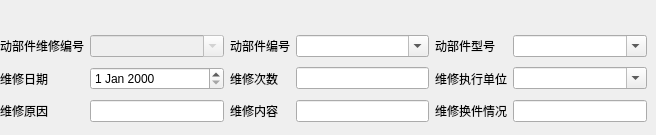
   <widget class="QWidget" name="tab_21">
    <attribute name="title">
     <string>动部件维修信息</string>
    </attribute>
    <widget class="QWidget" name="layoutWidget_21">
     <property name="geometry">
      <rect>
       <x>0</x>
       <y>31</y>
       <width>647</width>
       <height>95</height>
      </rect>
     </property>
     <layout class="QGridLayout" name="gridLayout_21">
      <item row="0" column="0">
       <widget class="QLabel" name="label_260">
        <property name="text">
         <string>&lt;html&gt;&lt;head/&gt;&lt;body&gt;&lt;p&gt;动部件维修编号&lt;/p&gt;&lt;/body&gt;&lt;/html&gt;</string>
        </property>
       </widget>
      </item>
      <item row="0" column="1">
       <widget class="QComboBox" name="_comboBoxMovepartServiceID_3">
        <property name="enabled">
         <bool>false</bool>
        </property>
        <property name="editable">
         <bool>true</bool>
        </property>
       </widget>
      </item>
      <item row="0" column="2">
       <widget class="QLabel" name="label_261">
        <property name="text">
         <string>&lt;html&gt;&lt;head/&gt;&lt;body&gt;&lt;p&gt;动部件编号&lt;/p&gt;&lt;/body&gt;&lt;/html&gt;</string>
        </property>
       </widget>
      </item>
      <item row="0" column="3">
       <widget class="QComboBox" name="_comboBoxMovepartServiceMovepartID_3">
        <property name="editable">
         <bool>true</bool>
        </property>
       </widget>
      </item>
      <item row="0" column="4">
       <widget class="QLabel" name="label_262">
        <property name="text">
         <string>&lt;html&gt;&lt;head/&gt;&lt;body&gt;&lt;p&gt;动部件型号&lt;/p&gt;&lt;/body&gt;&lt;/html&gt;</string>
        </property>
       </widget>
      </item>
      <item row="0" column="5">
       <widget class="QComboBox" name="_comboBoxMovepartServiceMovepartType_3">
        <property name="editable">
         <bool>true</bool>
        </property>
       </widget>
      </item>
      <item row="1" column="0">
       <widget class="QLabel" name="label_263">
        <property name="text">
         <string>维修日期</string>
        </property>
       </widget>
      </item>
      <item row="1" column="1">
       <widget class="QDateEdit" name="_dateEditMovepartServiceDate_3"/>
      </item>
      <item row="1" column="2">
       <widget class="QLabel" name="label_264">
        <property name="text">
         <string>维修次数</string>
        </property>
       </widget>
      </item>
      <item row="1" column="3">
       <widget class="QLineEdit" name="_editMovepartServiceNumber_3"/>
      </item>
      <item row="1" column="4">
       <widget class="QLabel" name="label_265">
        <property name="text">
         <string>维修执行单位</string>
        </property>
       </widget>
      </item>
      <item row="1" column="5">
       <widget class="QComboBox" name="_comboBoxMovepartServiceUnit_3">
        <property name="editable">
         <bool>true</bool>
        </property>
       </widget>
      </item>
      <item row="2" column="0">
       <widget class="QLabel" name="label_266">
        <property name="text">
         <string>维修原因</string>
        </property>
       </widget>
      </item>
      <item row="2" column="1">
       <widget class="QLineEdit" name="_editMovepartServiceReson_3"/>
      </item>
      <item row="2" column="2">
       <widget class="QLabel" name="label_267">
        <property name="text">
         <string>维修内容</string>
        </property>
       </widget>
      </item>
      <item row="2" column="3">
       <widget class="QLineEdit" name="_editMovepartServiceContent_3"/>
      </item>
      <item row="2" column="4">
       <widget class="QLabel" name="label_268">
        <property name="text">
         <string>维修换件情况</string>
        </property>
       </widget>
      </item>
      <item row="2" column="5">
       <widget class="QLineEdit" name="_editMovepartServiceInfo_3"/>
      </item>
     </layout>
    </widget>
   </widget>
